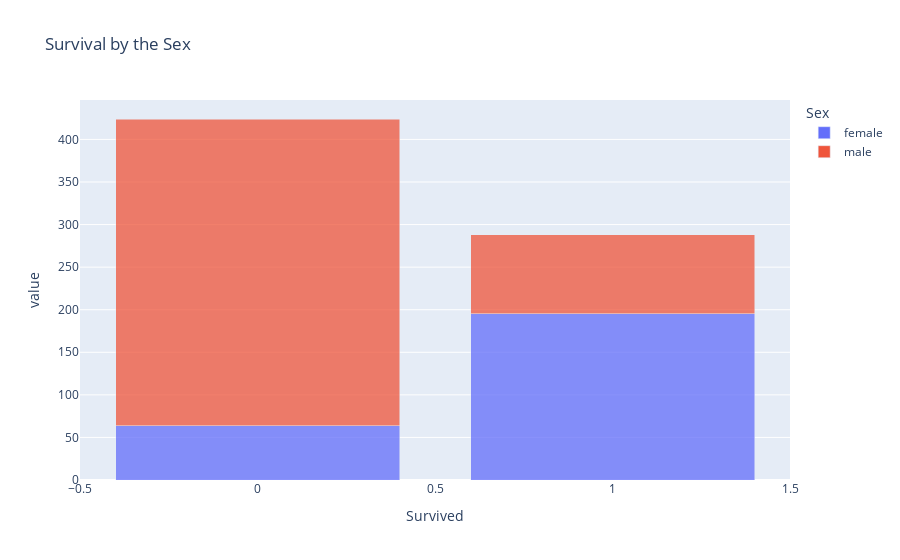

The cell this chart's notebook holds for it:
### Code cell
#plotting the data
df=titanic.groupby(["Survived","Sex"])["Sex"].count().unstack()
px.bar(df, barmode='stack', title='Survival by the Sex',opacity=0.75)

### Figure 1 — Plotly figure (JSON) as saved in the notebook; plotly's stock layout.template omitted (floating-point values rounded to 4 significant figures)
{"data": [{"alignmentgroup": "True", "hovertemplate": "Sex=female<br>Survived=%{x}<br>value=%{y}<extra></extra>", "legendgroup": "female", "marker": {"color": "#636efa", "opacity": 0.75, "pattern": {"shape": ""}}, "name": "female", "offsetgroup": "female", "orientation": "v", "showlegend": true, "textposition": "auto", "type": "bar", "x": [0, 1], "xaxis": "x", "y": [64, 195], "yaxis": "y"}, {"alignmentgroup": "True", "hovertemplate": "Sex=male<br>Survived=%{x}<br>value=%{y}<extra></extra>", "legendgroup": "male", "marker": {"color": "#EF553B", "opacity": 0.75, "pattern": {"shape": ""}}, "name": "male", "offsetgroup": "male", "orientation": "v", "showlegend": true, "textposition": "auto", "type": "bar", "x": [0, 1], "xaxis": "x", "y": [360, 93], "yaxis": "y"}], "layout": {"barmode": "stack", "legend": {"title": {"text": "Sex"}, "tracegroupgap": 0}, "title": {"text": "Survival by the Sex"}, "xaxis": {"anchor": "y", "domain": [0, 1], "title": {"text": "Survived"}}, "yaxis": {"anchor": "x", "domain": [0, 1], "title": {"text": "value"}}}}
